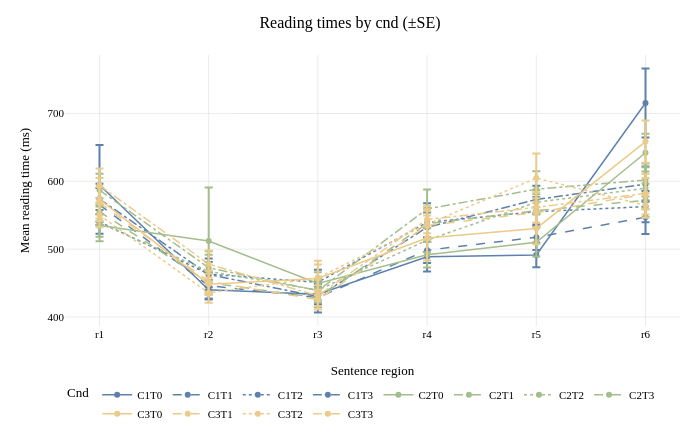
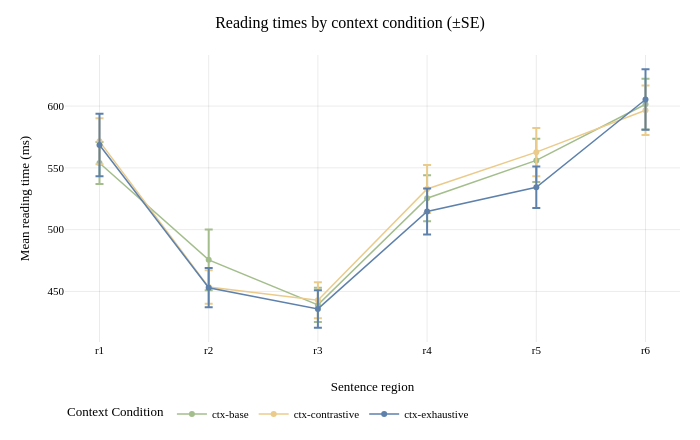
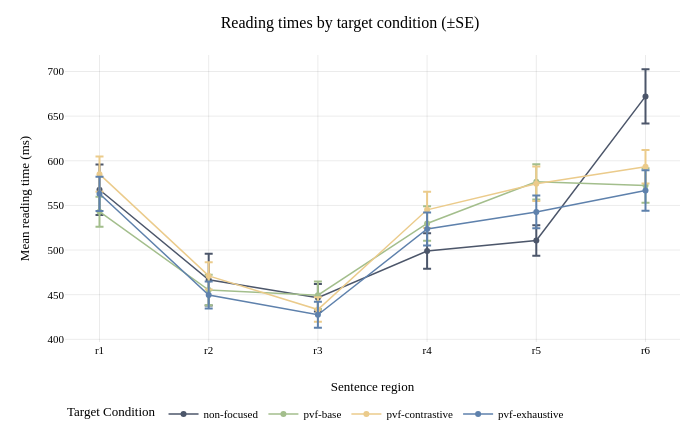

These figures' notebook cell, in order:
### Markdown cell above
#### Reading-time plots

Exhaustive is blue, base green, contrastive yellow, and non-focused grey. For combined `cnd` conditions, color identifies the context (C1 exhaustive, C2 base, C3 contrastive), while line style identifies the target (non-focused: solid; exhaustive: dashed; base: dotted; contrastive: dash-dot).

### Code cell
# Combined CxTy conditions use the context color and a target-specific line style.
condition_pairs = plot_trials[['cnd', 'context_condition', 'target_condition']].drop_duplicates()
if condition_pairs['cnd'].duplicated().any():
    raise ValueError('A combined condition maps to multiple context/target conditions')
missing_colors = set(condition_pairs['context_condition']) | set(condition_pairs['target_condition'])
missing_colors -= set(CONDITION_COLORS)
if missing_colors:
    raise ValueError(f'No Nord colors defined for conditions: {sorted(missing_colors)}')
missing_dashes = set(condition_pairs['target_condition']) - set(TARGET_DASHES)
if missing_dashes:
    raise ValueError(f'No line styles defined for target conditions: {sorted(missing_dashes)}')
combined_colors = {
    row.cnd: CONDITION_COLORS[row.context_condition]
    for row in condition_pairs.itertuples(index=False)
}
combined_dashes = {
    row.cnd: TARGET_DASHES[row.target_condition]
    for row in condition_pairs.itertuples(index=False)
}
color_map = {**CONDITION_COLORS, **combined_colors}

reading_figures = {}
for condition, summary in reading_summaries.items():
    figure = px.line(
        summary, x='region', y='mean_ms', color=condition,
        line_dash=condition if condition == 'cnd' else None,
        color_discrete_map=color_map, line_dash_map=combined_dashes,
        markers=True, error_y=ERROR_BAR, category_orders={'region': region_order},
        hover_data={'sd_ms': ':.1f', 'se_ms': ':.1f', 'n_submissions': True},
        labels={'region': 'Sentence region', 'mean_ms': 'Mean reading time (ms)',
                condition: condition.replace('_', ' ').title()},
        title=f'Reading times by {condition.replace("_", " ")} (±{ERROR_BAR[:2].upper()})'
    )
    figure.update_layout(width=FIGURE_WIDTH, height=FIGURE_HEIGHT,
                         margin=dict(l=65, r=20, t=55, b=55), hovermode='x unified',
                         legend=dict(orientation='h', yanchor='top', y=-0.2))
    reading_figures[condition] = figure
    figure.show()

### Figure 1 — Plotly figure (JSON) as saved in the notebook; plotly's stock layout.template omitted (floating-point values rounded to 4 significant figures)
{"data": [{"customdata": [[618.8, 59.0, 110.0], [150.9, 14.39, 110.0], [156.6, 14.93, 110.0], [227.3, 21.67, 110.0], [189.0, 18.02, 110.0], [532.6, 50.78, 110.0]], "error_y": {"array": [59.0, 14.39, 14.93, 21.67, 18.02, 50.78]}, "hovertemplate": "Cnd=C1T0<br>Sentence region=%{x}<br>Mean reading time (ms)=%{y}<br>sd_ms=%{customdata[0]:.1f}<br>se_ms=%{customdata[1]:.1f}<br>n_submissions=%{customdata[2]}<extra></extra>", "legendgroup": "C1T0", "line": {"color": "#5e81ac", "dash": "solid"}, "marker": {"symbol": "circle"}, "mode": "lines+markers", "name": "C1T0", "orientation": "v", "showlegend": true, "type": "scatter", "x": ["r1", "r2", "r3", "r4", "r5", "r6"], "xaxis": "x", "y": [594.6, 440.1, 433.5, 488.8, 491.3, 715.5], "yaxis": "y"}, {"customdata": [[260.5, 24.84, 110.0], [197.0, 18.78, 110.0], [232.0, 22.12, 110.0], [199.7, 19.04, 110.0], [198.1, 18.88, 110.0], [259.0, 24.7, 110.0]], "error_y": {"array": [24.84, 18.78, 22.12, 19.04, 18.88, 24.7]}, "hovertemplate": "Cnd=C1T1<br>Sentence region=%{x}<br>Mean reading time (ms)=%{y}<br>sd_ms=%{customdata[0]:.1f}<br>se_ms=%{customdata[1]:.1f}<br>n_submissions=%{customdata[2]}<extra></extra>", "legendgroup": "C1T1", "line": {"color": "#5e81ac", "dash": "dash"}, "marker": {"symbol": "circle"}, "mode": "lines+markers", "name": "C1T1", "orientation": "v", "showlegend": true, "type": "scatter", "x": ["r1", "r2", "r3", "r4", "r5", "r6"], "xaxis": "x", "y": [565.3, 446.1, 428.8, 498.4, 517.5, 547.1], "yaxis": "y"}, {"customdata": [[183.3, 17.47, 110.0], [241.8, 23.06, 110.0], [192.0, 18.3, 110.0], [297.9, 28.4, 110.0], [221.7, 21.14, 110.0], [240.4, 22.92, 110.0]], "error_y": {"array": [17.47, 23.06, 18.3, 28.4, 21.14, 22.92]}, "hovertemplate": "Cnd=C1T2<br>Sentence region=%{x}<br>Mean reading time (ms)=%{y}<br>sd_ms=%{customdata[0]:.1f}<br>se_ms=%{customdata[1]:.1f}<br>n_submissions=%{customdata[2]}<extra></extra>", "legendgroup": "C1T2", "line": {"color": "#5e81ac", "dash": "dot"}, "marker": {"symbol": "circle"}, "mode": "lines+markers", "name": "C1T2", "orientation": "v", "showlegend": true, "type": "scatter", "x": ["r1", "r2", "r3", "r4", "r5", "r6"], "xaxis": "x", "y": [540.3, 463.1, 451.1, 539.4, 555.2, 562.7], "yaxis": "y"}, {"customdata": [[236.7, 22.57, 110.0], [194.0, 18.5, 110.0], [155.4, 14.81, 110.0], [227.6, 21.71, 110.0], [214.2, 20.42, 110.0], [273.6, 26.09, 110.0]], "error_y": {"array": [22.57, 18.5, 14.81, 21.71, 20.42, 26.09]}, "hovertemplate": "Cnd=C1T3<br>Sentence region=%{x}<br>Mean reading time (ms)=%{y}<br>sd_ms=%{customdata[0]:.1f}<br>se_ms=%{customdata[1]:.1f}<br>n_submissions=%{customdata[2]}<extra></extra>", "legendgroup": "C1T3", "line": {"color": "#5e81ac", "dash": "dashdot"}, "marker": {"symbol": "circle"}, "mode": "lines+markers", "name": "C1T3", "orientation": "v", "showlegend": true, "type": "scatter", "x": ["r1", "r2", "r3", "r4", "r5", "r6"], "xaxis": "x", "y": [573.9, 462.6, 429.9, 532.2, 573.1, 595.9], "yaxis": "y"}, {"customdata": [[174.5, 16.63, 110.0], [827.2, 78.87, 110.0], [171.6, 16.36, 110.0], [197.8, 18.86, 110.0], [220.7, 21.05, 110.0], [291.6, 27.8, 110.0]], "error_y": {"array": [16.63, 78.87, 16.36, 18.86, 21.05, 27.8]}, "hovertemplate": "Cnd=C2T0<br>Sentence region=%{x}<br>Mean reading time (ms)=%{y}<br>sd_ms=%{customdata[0]:.1f}<br>se_ms=%{customdata[1]:.1f}<br>n_submissions=%{customdata[2]}<extra></extra>", "legendgroup": "C2T0", "line": {"color": "#a3be8c", "dash": "solid"}, "marker": {"symbol": "circle"}, "mode": "lines+markers", "name": "C2T0", "orientation": "v", "showlegend": true, "type": "scatter", "x": ["r1", "r2", "r3", "r4", "r5", "r6"], "xaxis": "x", "y": [534.8, 512.0, 449.5, 491.7, 510.1, 642.2], "yaxis": "y"}, {"customdata": [[205.7, 19.61, 110.0], [179.3, 17.09, 110.0], [147.0, 14.02, 110.0], [239.4, 22.83, 110.0], [253.1, 24.13, 110.0], [259.0, 24.69, 110.0]], "error_y": {"array": [19.61, 17.09, 14.02, 22.83, 24.13, 24.69]}, "hovertemplate": "Cnd=C2T1<br>Sentence region=%{x}<br>Mean reading time (ms)=%{y}<br>sd_ms=%{customdata[0]:.1f}<br>se_ms=%{customdata[1]:.1f}<br>n_submissions=%{customdata[2]}<extra></extra>", "legendgroup": "C2T1", "line": {"color": "#a3be8c", "dash": "dash"}, "marker": {"symbol": "circle"}, "mode": "lines+markers", "name": "C2T1", "orientation": "v", "showlegend": true, "type": "scatter", "x": ["r1", "r2", "r3", "r4", "r5", "r6"], "xaxis": "x", "y": [555.3, 450.5, 428.4, 537.5, 556.7, 572.1], "yaxis": "y"}, {"customdata": [[283.5, 27.03, 110.0], [310.3, 29.59, 110.0], [152.6, 14.55, 110.0], [189.2, 18.04, 110.0], [188.0, 17.92, 110.0], [323.1, 30.81, 110.0]], "error_y": {"array": [27.03, 29.59, 14.55, 18.04, 17.92, 30.81]}, "hovertemplate": "Cnd=C2T2<br>Sentence region=%{x}<br>Mean reading time (ms)=%{y}<br>sd_ms=%{customdata[0]:.1f}<br>se_ms=%{customdata[1]:.1f}<br>n_submissions=%{customdata[2]}<extra></extra>", "legendgroup": "C2T2", "line": {"color": "#a3be8c", "dash": "dot"}, "marker": {"symbol": "circle"}, "mode": "lines+markers", "name": "C2T2", "orientation": "v", "showlegend": true, "type": "scatter", "x": ["r1", "r2", "r3", "r4", "r5", "r6"], "xaxis": "x", "y": [538.5, 467.1, 439.6, 513.3, 569.1, 589.8], "yaxis": "y"}, {"customdata": [[253.9, 24.21, 110.0], [202.3, 19.28, 110.0], [179.4, 17.1, 110.0], [300.4, 28.64, 110.0], [277.7, 26.47, 110.0], [254.6, 24.28, 110.0]], "error_y": {"array": [24.21, 19.28, 17.1, 28.64, 26.47, 24.28]}, "hovertemplate": "Cnd=C2T3<br>Sentence region=%{x}<br>Mean reading time (ms)=%{y}<br>sd_ms=%{customdata[0]:.1f}<br>se_ms=%{customdata[1]:.1f}<br>n_submissions=%{customdata[2]}<extra></extra>", "legendgroup": "C2T3", "line": {"color": "#a3be8c", "dash": "dashdot"}, "marker": {"symbol": "circle"}, "mode": "lines+markers", "name": "C2T3", "orientation": "v", "showlegend": true, "type": "scatter", "x": ["r1", "r2", "r3", "r4", "r5", "r6"], "xaxis": "x", "y": [587.1, 472.5, 438.8, 559.4, 588.3, 601.9], "yaxis": "y"}, {"customdata": [[332.8, 31.73, 110.0], [162.4, 15.49, 110.0], [214.5, 20.45, 110.0], [348.1, 33.19, 110.0], [245.2, 23.38, 110.0], [327.4, 31.22, 110.0]], "error_y": {"array": [31.73, 15.49, 20.45, 33.19, 23.38, 31.22]}, "hovertemplate": "Cnd=C3T0<br>Sentence region=%{x}<br>Mean reading time (ms)=%{y}<br>sd_ms=%{customdata[0]:.1f}<br>se_ms=%{customdata[1]:.1f}<br>n_submissions=%{customdata[2]}<extra></extra>", "legendgroup": "C3T0", "line": {"color": "#ebcb8b", "dash": "solid"}, "marker": {"symbol": "circle"}, "mode": "lines+markers", "name": "C3T0", "orientation": "v", "showlegend": true, "type": "scatter", "x": ["r1", "r2", "r3", "r4", "r5", "r6"], "xaxis": "x", "y": [573.3, 448.3, 456.8, 516.5, 530.5, 658.7], "yaxis": "y"}, {"customdata": [[242.0, 23.08, 110.0], [166.9, 15.91, 110.0], [151.9, 14.49, 110.0], [220.8, 21.06, 110.0], [222.3, 21.2, 110.0], [313.0, 29.84, 110.0]], "error_y": {"array": [23.08, 15.91, 14.49, 21.06, 21.2, 29.84]}, "hovertemplate": "Cnd=C3T1<br>Sentence region=%{x}<br>Mean reading time (ms)=%{y}<br>sd_ms=%{customdata[0]:.1f}<br>se_ms=%{customdata[1]:.1f}<br>n_submissions=%{customdata[2]}<extra></extra>", "legendgroup": "C3T1", "line": {"color": "#ebcb8b", "dash": "dash"}, "marker": {"symbol": "circle"}, "mode": "lines+markers", "name": "C3T1", "orientation": "v", "showlegend": true, "type": "scatter", "x": ["r1", "r2", "r3", "r4", "r5", "r6"], "xaxis": "x", "y": [568.4, 452.2, 425.5, 534.9, 554.0, 580.9], "yaxis": "y"}, {"customdata": [[186.2, 17.75, 110.0], [153.0, 14.59, 110.0], [264.6, 25.23, 110.0], [231.9, 22.11, 110.0], [378.6, 36.1, 110.0], [192.3, 18.33, 110.0]], "error_y": {"array": [17.75, 14.59, 25.23, 22.11, 36.1, 18.33]}, "hovertemplate": "Cnd=C3T2<br>Sentence region=%{x}<br>Mean reading time (ms)=%{y}<br>sd_ms=%{customdata[0]:.1f}<br>se_ms=%{customdata[1]:.1f}<br>n_submissions=%{customdata[2]}<extra></extra>", "legendgroup": "C3T2", "line": {"color": "#ebcb8b", "dash": "dot"}, "marker": {"symbol": "circle"}, "mode": "lines+markers", "name": "C3T2", "orientation": "v", "showlegend": true, "type": "scatter", "x": ["r1", "r2", "r3", "r4", "r5", "r6"], "xaxis": "x", "y": [550.0, 435.5, 457.8, 536.6, 604.8, 564.5], "yaxis": "y"}, {"customdata": [[261.3, 24.92, 110.0], [208.3, 19.86, 110.0], [159.8, 15.23, 110.0], [211.3, 20.14, 110.0], [235.1, 22.41, 110.0], [237.9, 22.68, 110.0]], "error_y": {"array": [24.92, 19.86, 15.23, 20.14, 22.41, 22.68]}, "hovertemplate": "Cnd=C3T3<br>Sentence region=%{x}<br>Mean reading time (ms)=%{y}<br>sd_ms=%{customdata[0]:.1f}<br>se_ms=%{customdata[1]:.1f}<br>n_submissions=%{customdata[2]}<extra></extra>", "legendgroup": "C3T3", "line": {"color": "#ebcb8b", "dash": "dashdot"}, "marker": {"symbol": "circle"}, "mode": "lines+markers", "name": "C3T3", "orientation": "v", "showlegend": true, "type": "scatter", "x": ["r1", "r2", "r3", "r4", "r5", "r6"], "xaxis": "x", "y": [594.1, 478.0, 431.3, 543.7, 561.6, 582.2], "yaxis": "y"}], "layout": {"height": 440, "hovermode": "x unified", "legend": {"orientation": "h", "title": {"text": "Cnd"}, "tracegroupgap": 0, "y": -0.2, "yanchor": "top"}, "margin": {"b": 55, "l": 65, "r": 20, "t": 55}, "title": {"text": "Reading times by cnd (±SE)"}, "width": 700, "xaxis": {"anchor": "y", "categoryarray": ["r1", "r2", "r3", "r4", "r5", "r6"], "categoryorder": "array", "domain": [0, 1], "title": {"text": "Sentence region"}}, "yaxis": {"anchor": "x", "domain": [0, 1], "title": {"text": "Mean reading time (ms)"}}}}

### Figure 2 — Plotly figure (JSON) as saved in the notebook; plotly's stock layout.template omitted (floating-point values rounded to 4 significant figures)
{"data": [{"customdata": [[178.9, 17.06, 110.0], [257.9, 24.59, 110.0], [145.8, 13.9, 110.0], [194.8, 18.57, 110.0], [183.0, 17.45, 110.0], [215.3, 20.53, 110.0]], "error_y": {"array": [17.06, 24.59, 13.9, 18.57, 17.45, 20.53]}, "hovertemplate": "Context Condition=ctx-base<br>Sentence region=%{x}<br>Mean reading time (ms)=%{y}<br>sd_ms=%{customdata[0]:.1f}<br>se_ms=%{customdata[1]:.1f}<br>n_submissions=%{customdata[2]}<extra></extra>", "legendgroup": "ctx-base", "line": {"color": "#a3be8c", "dash": "solid"}, "marker": {"symbol": "circle"}, "mode": "lines+markers", "name": "ctx-base", "orientation": "v", "showlegend": true, "type": "scatter", "x": ["r1", "r2", "r3", "r4", "r5", "r6"], "xaxis": "x", "y": [553.9, 475.6, 439.1, 525.5, 556.0, 601.5], "yaxis": "y"}, {"customdata": [[195.3, 18.62, 110.0], [142.1, 13.55, 110.0], [151.9, 14.49, 110.0], [203.7, 19.42, 110.0], [204.5, 19.5, 110.0], [209.6, 19.98, 110.0]], "error_y": {"array": [18.62, 13.55, 14.49, 19.42, 19.5, 19.98]}, "hovertemplate": "Context Condition=ctx-contrastive<br>Sentence region=%{x}<br>Mean reading time (ms)=%{y}<br>sd_ms=%{customdata[0]:.1f}<br>se_ms=%{customdata[1]:.1f}<br>n_submissions=%{customdata[2]}<extra></extra>", "legendgroup": "ctx-contrastive", "line": {"color": "#ebcb8b", "dash": "solid"}, "marker": {"symbol": "circle"}, "mode": "lines+markers", "name": "ctx-contrastive", "orientation": "v", "showlegend": true, "type": "scatter", "x": ["r1", "r2", "r3", "r4", "r5", "r6"], "xaxis": "x", "y": [571.5, 453.5, 442.8, 532.9, 562.7, 596.6], "yaxis": "y"}, {"customdata": [[265.0, 25.27, 110.0], [166.3, 15.86, 110.0], [159.0, 15.16, 110.0], [194.6, 18.55, 110.0], [175.7, 16.76, 110.0], [256.2, 24.43, 110.0]], "error_y": {"array": [25.27, 15.86, 15.16, 18.55, 16.76, 24.43]}, "hovertemplate": "Context Condition=ctx-exhaustive<br>Sentence region=%{x}<br>Mean reading time (ms)=%{y}<br>sd_ms=%{customdata[0]:.1f}<br>se_ms=%{customdata[1]:.1f}<br>n_submissions=%{customdata[2]}<extra></extra>", "legendgroup": "ctx-exhaustive", "line": {"color": "#5e81ac", "dash": "solid"}, "marker": {"symbol": "circle"}, "mode": "lines+markers", "name": "ctx-exhaustive", "orientation": "v", "showlegend": true, "type": "scatter", "x": ["r1", "r2", "r3", "r4", "r5", "r6"], "xaxis": "x", "y": [568.5, 453.0, 435.8, 514.7, 534.3, 605.3], "yaxis": "y"}], "layout": {"height": 440, "hovermode": "x unified", "legend": {"orientation": "h", "title": {"text": "Context Condition"}, "tracegroupgap": 0, "y": -0.2, "yanchor": "top"}, "margin": {"b": 55, "l": 65, "r": 20, "t": 55}, "title": {"text": "Reading times by context condition (±SE)"}, "width": 700, "xaxis": {"anchor": "y", "categoryarray": ["r1", "r2", "r3", "r4", "r5", "r6"], "categoryorder": "array", "domain": [0, 1], "title": {"text": "Sentence region"}}, "yaxis": {"anchor": "x", "domain": [0, 1], "title": {"text": "Mean reading time (ms)"}}}}

### Figure 3 — Plotly figure (JSON) as saved in the notebook; plotly's stock layout.template omitted (floating-point values rounded to 4 significant figures)
{"data": [{"customdata": [[297.0, 28.32, 110.0], [304.1, 29.0, 110.0], [161.3, 15.38, 110.0], [208.6, 19.89, 110.0], [179.5, 17.11, 110.0], [317.8, 30.3, 110.0]], "error_y": {"array": [28.32, 29.0, 15.38, 19.89, 17.11, 30.3]}, "hovertemplate": "Target Condition=non-focused<br>Sentence region=%{x}<br>Mean reading time (ms)=%{y}<br>sd_ms=%{customdata[0]:.1f}<br>se_ms=%{customdata[1]:.1f}<br>n_submissions=%{customdata[2]}<extra></extra>", "legendgroup": "non-focused", "line": {"color": "#4c566a", "dash": "solid"}, "marker": {"symbol": "circle"}, "mode": "lines+markers", "name": "non-focused", "orientation": "v", "showlegend": true, "type": "scatter", "x": ["r1", "r2", "r3", "r4", "r5", "r6"], "xaxis": "x", "y": [567.6, 466.8, 446.6, 499.0, 510.6, 672.1], "yaxis": "y"}, {"customdata": [[175.4, 16.73, 110.0], [180.5, 17.21, 110.0], [161.4, 15.39, 110.0], [203.8, 19.43, 110.0], [206.0, 19.64, 110.0], [203.1, 19.36, 110.0]], "error_y": {"array": [16.73, 17.21, 15.39, 19.43, 19.64, 19.36]}, "hovertemplate": "Target Condition=pvf-base<br>Sentence region=%{x}<br>Mean reading time (ms)=%{y}<br>sd_ms=%{customdata[0]:.1f}<br>se_ms=%{customdata[1]:.1f}<br>n_submissions=%{customdata[2]}<extra></extra>", "legendgroup": "pvf-base", "line": {"color": "#a3be8c", "dash": "solid"}, "marker": {"symbol": "circle"}, "mode": "lines+markers", "name": "pvf-base", "orientation": "v", "showlegend": true, "type": "scatter", "x": ["r1", "r2", "r3", "r4", "r5", "r6"], "xaxis": "x", "y": [543.0, 455.3, 449.5, 529.8, 576.4, 572.4], "yaxis": "y"}, {"customdata": [[206.5, 19.69, 110.0], [160.5, 15.3, 110.0], [143.7, 13.7, 110.0], [213.1, 20.31, 110.0], [202.1, 19.27, 110.0], [196.9, 18.77, 110.0]], "error_y": {"array": [19.69, 15.3, 13.7, 20.31, 19.27, 18.77]}, "hovertemplate": "Target Condition=pvf-contrastive<br>Sentence region=%{x}<br>Mean reading time (ms)=%{y}<br>sd_ms=%{customdata[0]:.1f}<br>se_ms=%{customdata[1]:.1f}<br>n_submissions=%{customdata[2]}<extra></extra>", "legendgroup": "pvf-contrastive", "line": {"color": "#ebcb8b", "dash": "solid"}, "marker": {"symbol": "circle"}, "mode": "lines+markers", "name": "pvf-contrastive", "orientation": "v", "showlegend": true, "type": "scatter", "x": ["r1", "r2", "r3", "r4", "r5", "r6"], "xaxis": "x", "y": [585.0, 471.0, 433.4, 545.1, 574.3, 593.3], "yaxis": "y"}, {"customdata": [[201.2, 19.18, 110.0], [159.0, 15.16, 110.0], [151.9, 14.48, 110.0], [193.2, 18.43, 110.0], [193.2, 18.42, 110.0], [238.9, 22.78, 110.0]], "error_y": {"array": [19.18, 15.16, 14.48, 18.43, 18.42, 22.78]}, "hovertemplate": "Target Condition=pvf-exhaustive<br>Sentence region=%{x}<br>Mean reading time (ms)=%{y}<br>sd_ms=%{customdata[0]:.1f}<br>se_ms=%{customdata[1]:.1f}<br>n_submissions=%{customdata[2]}<extra></extra>", "legendgroup": "pvf-exhaustive", "line": {"color": "#5e81ac", "dash": "solid"}, "marker": {"symbol": "circle"}, "mode": "lines+markers", "name": "pvf-exhaustive", "orientation": "v", "showlegend": true, "type": "scatter", "x": ["r1", "r2", "r3", "r4", "r5", "r6"], "xaxis": "x", "y": [563.0, 449.6, 427.6, 523.6, 542.7, 566.7], "yaxis": "y"}], "layout": {"height": 440, "hovermode": "x unified", "legend": {"orientation": "h", "title": {"text": "Target Condition"}, "tracegroupgap": 0, "y": -0.2, "yanchor": "top"}, "margin": {"b": 55, "l": 65, "r": 20, "t": 55}, "title": {"text": "Reading times by target condition (±SE)"}, "width": 700, "xaxis": {"anchor": "y", "categoryarray": ["r1", "r2", "r3", "r4", "r5", "r6"], "categoryorder": "array", "domain": [0, 1], "title": {"text": "Sentence region"}}, "yaxis": {"anchor": "x", "domain": [0, 1], "title": {"text": "Mean reading time (ms)"}}}}
